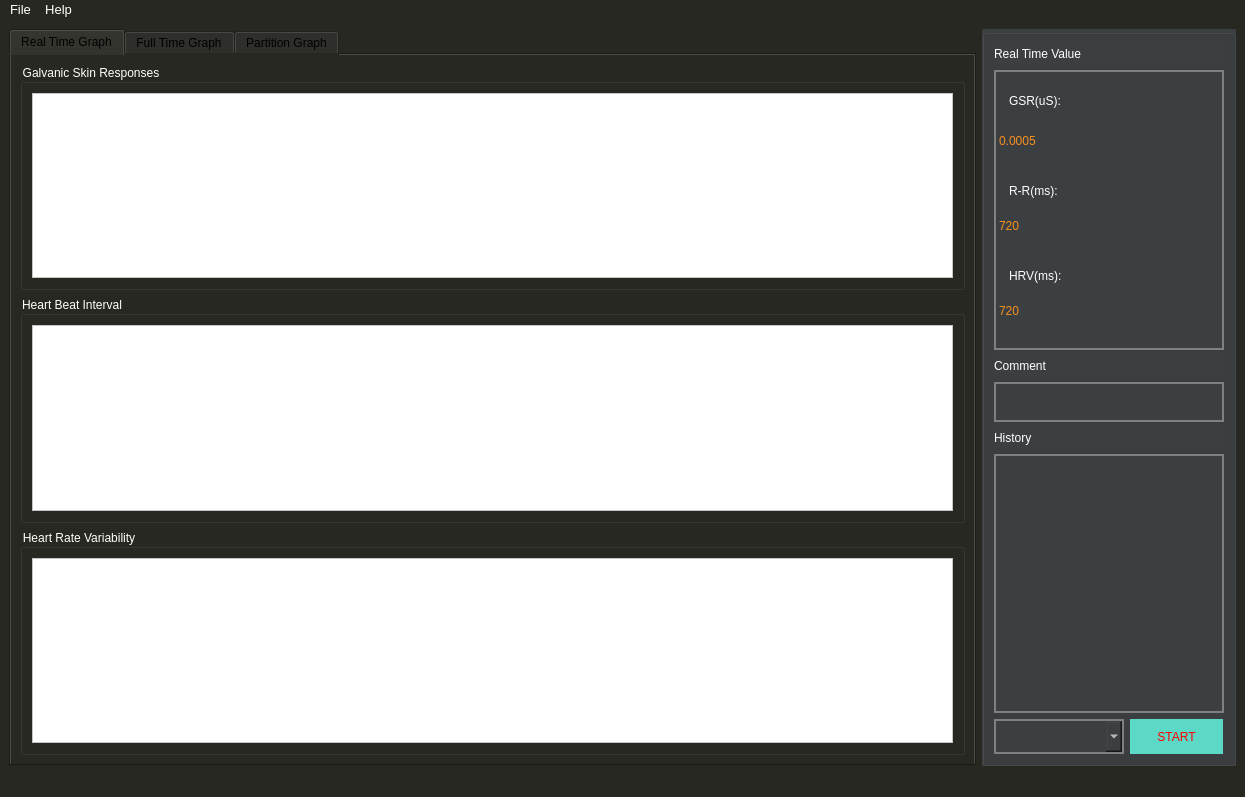
<?xml version="1.0" encoding="UTF-8"?>
<ui version="4.0">
 <class>MainWindow</class>
 <widget class="QMainWindow" name="MainWindow">
  <property name="geometry">
   <rect>
    <x>0</x>
    <y>0</y>
    <width>1245</width>
    <height>797</height>
   </rect>
  </property>
  <property name="windowTitle">
   <string>BioHumanFeedback</string>
  </property>
  <property name="styleSheet">
   <string notr="true">font: 9pt &quot;Segoe UI&quot;;background-color:rgb(39, 40, 34)</string>
  </property>
  <widget class="QWidget" name="centralwidget">
   <property name="minimumSize">
    <size>
     <width>1200</width>
     <height>720</height>
    </size>
   </property>
   <property name="font">
    <font>
     <family>Segoe UI</family>
     <pointsize>9</pointsize>
     <weight>50</weight>
     <italic>false</italic>
     <bold>false</bold>
    </font>
   </property>
   <layout class="QGridLayout" name="gridLayout">
    <item row="0" column="0">
     <widget class="QTabWidget" name="graph_tab">
      <property name="font">
       <font>
        <family>Segoe UI</family>
        <pointsize>9</pointsize>
        <weight>50</weight>
        <italic>false</italic>
        <bold>false</bold>
       </font>
      </property>
      <property name="autoFillBackground">
       <bool>false</bool>
      </property>
      <property name="styleSheet">
       <string notr="true">font: 9pt &quot;Segoe UI&quot;;background-color:rgb(39, 40, 34)</string>
      </property>
      <property name="currentIndex">
       <number>0</number>
      </property>
      <widget class="QWidget" name="real_time_tab">
       <attribute name="title">
        <string>Real Time Graph</string>
       </attribute>
       <layout class="QGridLayout" name="gridLayout_2">
        <item row="0" column="0">
         <layout class="QVBoxLayout" name="verticalLayout">
          <item>
           <widget class="QGroupBox" name="group_box_rtc_gsr">
            <property name="sizePolicy">
             <sizepolicy hsizetype="Expanding" vsizetype="Expanding">
              <horstretch>0</horstretch>
              <verstretch>0</verstretch>
             </sizepolicy>
            </property>
            <property name="minimumSize">
             <size>
              <width>910</width>
              <height>210</height>
             </size>
            </property>
            <property name="styleSheet">
             <string notr="true">color:white</string>
            </property>
            <property name="title">
             <string>Galvanic Skin Responses</string>
            </property>
            <layout class="QGridLayout" name="gridLayout_3">
             <item row="0" column="0">
              <widget class="QGraphicsView" name="rtc_graph_gsr">
               <property name="styleSheet">
                <string notr="true">background-color:white;</string>
               </property>
              </widget>
             </item>
            </layout>
           </widget>
          </item>
          <item>
           <widget class="QGroupBox" name="group_box_rtc_hr_interval">
            <property name="sizePolicy">
             <sizepolicy hsizetype="Expanding" vsizetype="Expanding">
              <horstretch>0</horstretch>
              <verstretch>0</verstretch>
             </sizepolicy>
            </property>
            <property name="minimumSize">
             <size>
              <width>910</width>
              <height>210</height>
             </size>
            </property>
            <property name="styleSheet">
             <string notr="true">color:white</string>
            </property>
            <property name="title">
             <string>Heart Beat Interval</string>
            </property>
            <layout class="QGridLayout" name="gridLayout_4">
             <item row="0" column="0">
              <widget class="QGraphicsView" name="rtc_graph_interval">
               <property name="styleSheet">
                <string notr="true">background-color:white;</string>
               </property>
              </widget>
             </item>
            </layout>
           </widget>
          </item>
          <item>
           <widget class="QGroupBox" name="group_box_rtc_hrv">
            <property name="sizePolicy">
             <sizepolicy hsizetype="Expanding" vsizetype="Expanding">
              <horstretch>0</horstretch>
              <verstretch>0</verstretch>
             </sizepolicy>
            </property>
            <property name="minimumSize">
             <size>
              <width>910</width>
              <height>210</height>
             </size>
            </property>
            <property name="styleSheet">
             <string notr="true">color:white</string>
            </property>
            <property name="title">
             <string>Heart Rate Variability</string>
            </property>
            <layout class="QGridLayout" name="gridLayout_5">
             <item row="0" column="0">
              <widget class="QGraphicsView" name="rtc_graph_hrv">
               <property name="styleSheet">
                <string notr="true">background-color:white;</string>
               </property>
              </widget>
             </item>
            </layout>
           </widget>
          </item>
         </layout>
        </item>
       </layout>
      </widget>
      <widget class="QWidget" name="full_time_tab">
       <attribute name="title">
        <string extracomment="full_time_tab">Full Time Graph</string>
       </attribute>
       <layout class="QGridLayout" name="gridLayout_8">
        <item row="0" column="0">
         <widget class="QStackedWidget" name="stackedWidget">
          <property name="minimumSize">
           <size>
            <width>940</width>
            <height>670</height>
           </size>
          </property>
          <property name="styleSheet">
           <string notr="true"/>
          </property>
          <property name="currentIndex">
           <number>0</number>
          </property>
          <widget class="QWidget" name="page_gsr">
           <layout class="QGridLayout" name="gridLayout_7">
            <item row="2" column="0" colspan="2">
             <widget class="QGraphicsView" name="full_graph_gsr">
              <property name="minimumSize">
               <size>
                <width>900</width>
                <height>566</height>
               </size>
              </property>
             </widget>
            </item>
            <item row="0" column="0">
             <widget class="QLabel" name="full_time_gsr_label">
              <property name="sizePolicy">
               <sizepolicy hsizetype="Fixed" vsizetype="Fixed">
                <horstretch>0</horstretch>
                <verstretch>0</verstretch>
               </sizepolicy>
              </property>
              <property name="styleSheet">
               <string notr="true">color:white;
font: 18pt &quot;MS Shell Dlg 2&quot;;</string>
              </property>
              <property name="text">
               <string>Galvanic Skin Responses</string>
              </property>
             </widget>
            </item>
            <item row="4" column="0">
             <widget class="QPushButton" name="next_gsr">
              <property name="sizePolicy">
               <sizepolicy hsizetype="Fixed" vsizetype="Fixed">
                <horstretch>0</horstretch>
                <verstretch>0</verstretch>
               </sizepolicy>
              </property>
              <property name="styleSheet">
               <string notr="true">color:white;
font: 10pt &quot;MS Shell Dlg 2&quot;;</string>
              </property>
              <property name="text">
               <string>&gt;&gt;</string>
              </property>
              <property name="flat">
               <bool>true</bool>
              </property>
             </widget>
            </item>
           </layout>
          </widget>
          <widget class="QWidget" name="page_interval">
           <layout class="QGridLayout" name="gridLayout_9">
            <item row="0" column="0">
             <widget class="QLabel" name="full_time_interval_label">
              <property name="sizePolicy">
               <sizepolicy hsizetype="Fixed" vsizetype="Fixed">
                <horstretch>0</horstretch>
                <verstretch>0</verstretch>
               </sizepolicy>
              </property>
              <property name="styleSheet">
               <string notr="true">color:white;
font: 18pt &quot;MS Shell Dlg 2&quot;;</string>
              </property>
              <property name="text">
               <string>Heart Beat Interval</string>
              </property>
             </widget>
            </item>
            <item row="1" column="0">
             <widget class="QGraphicsView" name="full_graph_interval">
              <property name="minimumSize">
               <size>
                <width>900</width>
                <height>566</height>
               </size>
              </property>
             </widget>
            </item>
            <item row="2" column="0">
             <widget class="QPushButton" name="next_interval">
              <property name="sizePolicy">
               <sizepolicy hsizetype="Fixed" vsizetype="Fixed">
                <horstretch>0</horstretch>
                <verstretch>0</verstretch>
               </sizepolicy>
              </property>
              <property name="styleSheet">
               <string notr="true">color:white;
font: 10pt &quot;MS Shell Dlg 2&quot;;</string>
              </property>
              <property name="text">
               <string>&gt;&gt;</string>
              </property>
              <property name="flat">
               <bool>true</bool>
              </property>
             </widget>
            </item>
           </layout>
          </widget>
          <widget class="QWidget" name="page_hrv">
           <layout class="QGridLayout" name="gridLayout_10">
            <item row="0" column="0">
             <widget class="QLabel" name="full_time_hrv">
              <property name="sizePolicy">
               <sizepolicy hsizetype="Fixed" vsizetype="Fixed">
                <horstretch>0</horstretch>
                <verstretch>0</verstretch>
               </sizepolicy>
              </property>
              <property name="styleSheet">
               <string notr="true">color:white;
font: 18pt &quot;MS Shell Dlg 2&quot;;</string>
              </property>
              <property name="text">
               <string>Heart Rate Variability</string>
              </property>
             </widget>
            </item>
            <item row="1" column="0">
             <widget class="QGraphicsView" name="full_graph_hrv">
              <property name="minimumSize">
               <size>
                <width>900</width>
                <height>566</height>
               </size>
              </property>
             </widget>
            </item>
            <item row="2" column="0">
             <widget class="QPushButton" name="next_hrv">
              <property name="sizePolicy">
               <sizepolicy hsizetype="Fixed" vsizetype="Fixed">
                <horstretch>0</horstretch>
                <verstretch>0</verstretch>
               </sizepolicy>
              </property>
              <property name="styleSheet">
               <string notr="true">color:white;
font: 10pt &quot;MS Shell Dlg 2&quot;;</string>
              </property>
              <property name="text">
               <string>&gt;&gt;</string>
              </property>
              <property name="flat">
               <bool>true</bool>
              </property>
             </widget>
            </item>
           </layout>
          </widget>
         </widget>
        </item>
       </layout>
      </widget>
      <widget class="QWidget" name="partition_tab">
       <attribute name="title">
        <string extracomment="partition_tab">Partition Graph</string>
       </attribute>
       <layout class="QGridLayout" name="gridLayout_17">
        <item row="0" column="0">
         <widget class="QStackedWidget" name="stackedWidget_partition">
          <property name="minimumSize">
           <size>
            <width>940</width>
            <height>670</height>
           </size>
          </property>
          <property name="currentIndex">
           <number>3</number>
          </property>
          <widget class="QWidget" name="page_video_1">
           <layout class="QGridLayout" name="gridLayout_14">
            <item row="0" column="0">
             <widget class="QLabel" name="label_video_1">
              <property name="sizePolicy">
               <sizepolicy hsizetype="Fixed" vsizetype="Fixed">
                <horstretch>0</horstretch>
                <verstretch>0</verstretch>
               </sizepolicy>
              </property>
              <property name="styleSheet">
               <string notr="true">color:white;
font: 18pt &quot;MS Shell Dlg 2&quot;;</string>
              </property>
              <property name="text">
               <string>VIDEO 1</string>
              </property>
             </widget>
            </item>
            <item row="1" column="0">
             <widget class="QGraphicsView" name="graph_video_1">
              <property name="minimumSize">
               <size>
                <width>900</width>
                <height>566</height>
               </size>
              </property>
             </widget>
            </item>
            <item row="2" column="0">
             <widget class="QPushButton" name="next_video_1">
              <property name="sizePolicy">
               <sizepolicy hsizetype="Fixed" vsizetype="Fixed">
                <horstretch>0</horstretch>
                <verstretch>0</verstretch>
               </sizepolicy>
              </property>
              <property name="styleSheet">
               <string notr="true">color:white;
font: 10pt &quot;MS Shell Dlg 2&quot;;</string>
              </property>
              <property name="text">
               <string>&gt;&gt;</string>
              </property>
              <property name="flat">
               <bool>true</bool>
              </property>
             </widget>
            </item>
           </layout>
          </widget>
          <widget class="QWidget" name="page_video_2">
           <layout class="QGridLayout" name="gridLayout_15">
            <item row="0" column="0">
             <widget class="QLabel" name="label_video_2">
              <property name="sizePolicy">
               <sizepolicy hsizetype="Fixed" vsizetype="Fixed">
                <horstretch>0</horstretch>
                <verstretch>0</verstretch>
               </sizepolicy>
              </property>
              <property name="styleSheet">
               <string notr="true">color:white;
font: 18pt &quot;MS Shell Dlg 2&quot;;</string>
              </property>
              <property name="text">
               <string>VIDEO 2</string>
              </property>
             </widget>
            </item>
            <item row="1" column="0">
             <widget class="QGraphicsView" name="graph_video_2">
              <property name="minimumSize">
               <size>
                <width>900</width>
                <height>566</height>
               </size>
              </property>
             </widget>
            </item>
            <item row="2" column="0">
             <widget class="QPushButton" name="next_video_2">
              <property name="sizePolicy">
               <sizepolicy hsizetype="Fixed" vsizetype="Fixed">
                <horstretch>0</horstretch>
                <verstretch>0</verstretch>
               </sizepolicy>
              </property>
              <property name="styleSheet">
               <string notr="true">color:white;
font: 10pt &quot;MS Shell Dlg 2&quot;;</string>
              </property>
              <property name="text">
               <string>&gt;&gt;</string>
              </property>
              <property name="flat">
               <bool>true</bool>
              </property>
             </widget>
            </item>
           </layout>
          </widget>
          <widget class="QWidget" name="page_video_3">
           <layout class="QGridLayout" name="gridLayout_16">
            <item row="0" column="0">
             <widget class="QLabel" name="label_video_3">
              <property name="sizePolicy">
               <sizepolicy hsizetype="Fixed" vsizetype="Fixed">
                <horstretch>0</horstretch>
                <verstretch>0</verstretch>
               </sizepolicy>
              </property>
              <property name="styleSheet">
               <string notr="true">color:white;
font: 18pt &quot;MS Shell Dlg 2&quot;;</string>
              </property>
              <property name="text">
               <string>VIDEO 3</string>
              </property>
             </widget>
            </item>
            <item row="1" column="0">
             <widget class="QGraphicsView" name="graph_video_3">
              <property name="minimumSize">
               <size>
                <width>900</width>
                <height>566</height>
               </size>
              </property>
             </widget>
            </item>
            <item row="2" column="0">
             <widget class="QPushButton" name="next_video_3">
              <property name="sizePolicy">
               <sizepolicy hsizetype="Fixed" vsizetype="Fixed">
                <horstretch>0</horstretch>
                <verstretch>0</verstretch>
               </sizepolicy>
              </property>
              <property name="styleSheet">
               <string notr="true">color:white;
font: 10pt &quot;MS Shell Dlg 2&quot;;</string>
              </property>
              <property name="text">
               <string>&gt;&gt;</string>
              </property>
              <property name="flat">
               <bool>true</bool>
              </property>
             </widget>
            </item>
           </layout>
          </widget>
          <widget class="QWidget" name="page_video_4">
           <layout class="QGridLayout" name="gridLayout_18">
            <item row="0" column="0">
             <widget class="QLabel" name="label_video_4">
              <property name="sizePolicy">
               <sizepolicy hsizetype="Fixed" vsizetype="Fixed">
                <horstretch>0</horstretch>
                <verstretch>0</verstretch>
               </sizepolicy>
              </property>
              <property name="styleSheet">
               <string notr="true">color:white;
font: 18pt &quot;MS Shell Dlg 2&quot;;</string>
              </property>
              <property name="text">
               <string>VIDEO 4</string>
              </property>
             </widget>
            </item>
            <item row="1" column="0">
             <widget class="QGraphicsView" name="graph_video_4">
              <property name="minimumSize">
               <size>
                <width>900</width>
                <height>566</height>
               </size>
              </property>
             </widget>
            </item>
            <item row="2" column="0">
             <widget class="QPushButton" name="next_video_4">
              <property name="sizePolicy">
               <sizepolicy hsizetype="Fixed" vsizetype="Fixed">
                <horstretch>0</horstretch>
                <verstretch>0</verstretch>
               </sizepolicy>
              </property>
              <property name="styleSheet">
               <string notr="true">color:white;
font: 10pt &quot;MS Shell Dlg 2&quot;;</string>
              </property>
              <property name="text">
               <string>&gt;&gt;</string>
              </property>
              <property name="flat">
               <bool>true</bool>
              </property>
             </widget>
            </item>
           </layout>
          </widget>
         </widget>
        </item>
       </layout>
      </widget>
     </widget>
    </item>
    <item row="0" column="1">
     <widget class="QGroupBox" name="groupBox">
      <property name="sizePolicy">
       <sizepolicy hsizetype="Fixed" vsizetype="Preferred">
        <horstretch>0</horstretch>
        <verstretch>0</verstretch>
       </sizepolicy>
      </property>
      <property name="minimumSize">
       <size>
        <width>250</width>
        <height>0</height>
       </size>
      </property>
      <property name="styleSheet">
       <string notr="true">background-color:rgb(60,63,65);color:white</string>
      </property>
      <property name="title">
       <string/>
      </property>
      <layout class="QGridLayout" name="gridLayout_6">
       <item row="0" column="0" colspan="2">
        <widget class="QLabel" name="label_rtc">
         <property name="sizePolicy">
          <sizepolicy hsizetype="Fixed" vsizetype="Fixed">
           <horstretch>0</horstretch>
           <verstretch>0</verstretch>
          </sizepolicy>
         </property>
         <property name="minimumSize">
          <size>
           <width>230</width>
           <height>20</height>
          </size>
         </property>
         <property name="styleSheet">
          <string notr="true">font: 11pt &quot;MS Shell Dlg 2&quot;;</string>
         </property>
         <property name="text">
          <string>Real Time Value</string>
         </property>
        </widget>
       </item>
       <item row="1" column="0" colspan="2">
        <widget class="QGroupBox" name="group_box_value">
         <property name="sizePolicy">
          <sizepolicy hsizetype="Fixed" vsizetype="Fixed">
           <horstretch>0</horstretch>
           <verstretch>0</verstretch>
          </sizepolicy>
         </property>
         <property name="minimumSize">
          <size>
           <width>230</width>
           <height>280</height>
          </size>
         </property>
         <property name="maximumSize">
          <size>
           <width>230</width>
           <height>280</height>
          </size>
         </property>
         <property name="styleSheet">
          <string notr="true">background-color:rgb(60,63,65);color:white;border: 2px solid gray;</string>
         </property>
         <property name="title">
          <string/>
         </property>
         <widget class="QLabel" name="var_gsr">
          <property name="geometry">
           <rect>
            <x>5</x>
            <y>45</y>
            <width>221</width>
            <height>51</height>
           </rect>
          </property>
          <property name="styleSheet">
           <string notr="true">background-color:rgb(60,63,65);color:rgb(247,145,30);border: 0px solid gray;
font: 75 30pt &quot;Tahoma&quot;;</string>
          </property>
          <property name="text">
           <string>0.0005</string>
          </property>
         </widget>
         <widget class="QLabel" name="label_gsr">
          <property name="geometry">
           <rect>
            <x>15</x>
            <y>15</y>
            <width>116</width>
            <height>31</height>
           </rect>
          </property>
          <property name="styleSheet">
           <string notr="true">background-color:rgb(60,63,65);color:white;border: 0px solid gray;
font: 75 12pt &quot;Tahoma&quot;;</string>
          </property>
          <property name="text">
           <string>GSR(uS):</string>
          </property>
         </widget>
         <widget class="QLabel" name="label_interval">
          <property name="geometry">
           <rect>
            <x>15</x>
            <y>105</y>
            <width>116</width>
            <height>31</height>
           </rect>
          </property>
          <property name="styleSheet">
           <string notr="true">background-color:rgb(60,63,65);color:white;border: 0px solid gray;
font: 75 12pt &quot;Tahoma&quot;;</string>
          </property>
          <property name="text">
           <string>R-R(ms):</string>
          </property>
         </widget>
         <widget class="QLabel" name="var_interval">
          <property name="geometry">
           <rect>
            <x>5</x>
            <y>130</y>
            <width>221</width>
            <height>51</height>
           </rect>
          </property>
          <property name="styleSheet">
           <string notr="true">background-color:rgb(60,63,65);color:rgb(247,145,30);border: 0px solid gray;
font: 75 30pt &quot;Tahoma&quot;;</string>
          </property>
          <property name="text">
           <string>720</string>
          </property>
         </widget>
         <widget class="QLabel" name="label_hrv">
          <property name="geometry">
           <rect>
            <x>15</x>
            <y>190</y>
            <width>116</width>
            <height>31</height>
           </rect>
          </property>
          <property name="styleSheet">
           <string notr="true">background-color:rgb(60,63,65);color:white;border: 0px solid gray;
font: 75 12pt &quot;Tahoma&quot;;</string>
          </property>
          <property name="text">
           <string>HRV(ms):</string>
          </property>
         </widget>
         <widget class="QLabel" name="var_hrv">
          <property name="geometry">
           <rect>
            <x>5</x>
            <y>215</y>
            <width>221</width>
            <height>51</height>
           </rect>
          </property>
          <property name="styleSheet">
           <string notr="true">background-color:rgb(60,63,65);color:rgb(247,145,30);border: 0px solid gray;
font: 75 30pt &quot;Tahoma&quot;;</string>
          </property>
          <property name="text">
           <string>720</string>
          </property>
         </widget>
        </widget>
       </item>
       <item row="2" column="0" colspan="2">
        <widget class="QLabel" name="label_comment">
         <property name="sizePolicy">
          <sizepolicy hsizetype="Fixed" vsizetype="Fixed">
           <horstretch>0</horstretch>
           <verstretch>0</verstretch>
          </sizepolicy>
         </property>
         <property name="minimumSize">
          <size>
           <width>230</width>
           <height>20</height>
          </size>
         </property>
         <property name="styleSheet">
          <string notr="true">font: 11pt &quot;MS Shell Dlg 2&quot;;</string>
         </property>
         <property name="text">
          <string>Comment</string>
         </property>
        </widget>
       </item>
       <item row="3" column="0" colspan="2">
        <widget class="QTextEdit" name="comment_entry">
         <property name="sizePolicy">
          <sizepolicy hsizetype="Fixed" vsizetype="Fixed">
           <horstretch>0</horstretch>
           <verstretch>0</verstretch>
          </sizepolicy>
         </property>
         <property name="minimumSize">
          <size>
           <width>230</width>
           <height>40</height>
          </size>
         </property>
         <property name="maximumSize">
          <size>
           <width>230</width>
           <height>40</height>
          </size>
         </property>
         <property name="styleSheet">
          <string notr="true">background-color:rgb(60,63,65);color:white;border: 2px solid gray;
font: 10pt &quot;MS Shell Dlg 2&quot;;</string>
         </property>
        </widget>
       </item>
       <item row="4" column="0" colspan="2">
        <widget class="QLabel" name="label_history">
         <property name="sizePolicy">
          <sizepolicy hsizetype="Fixed" vsizetype="Fixed">
           <horstretch>0</horstretch>
           <verstretch>0</verstretch>
          </sizepolicy>
         </property>
         <property name="minimumSize">
          <size>
           <width>230</width>
           <height>20</height>
          </size>
         </property>
         <property name="styleSheet">
          <string notr="true">font: 11pt &quot;MS Shell Dlg 2&quot;;</string>
         </property>
         <property name="text">
          <string>History</string>
         </property>
        </widget>
       </item>
       <item row="5" column="0" colspan="2">
        <widget class="QTextBrowser" name="history">
         <property name="sizePolicy">
          <sizepolicy hsizetype="Fixed" vsizetype="Expanding">
           <horstretch>0</horstretch>
           <verstretch>0</verstretch>
          </sizepolicy>
         </property>
         <property name="minimumSize">
          <size>
           <width>230</width>
           <height>200</height>
          </size>
         </property>
         <property name="styleSheet">
          <string notr="true">background-color:rgb(60,63,65);color:white;border: 2px solid gray;
font: 10pt &quot;MS Shell Dlg 2&quot;;</string>
         </property>
        </widget>
       </item>
       <item row="6" column="0">
        <widget class="QComboBox" name="port">
         <property name="sizePolicy">
          <sizepolicy hsizetype="Fixed" vsizetype="Fixed">
           <horstretch>0</horstretch>
           <verstretch>0</verstretch>
          </sizepolicy>
         </property>
         <property name="minimumSize">
          <size>
           <width>130</width>
           <height>35</height>
          </size>
         </property>
         <property name="maximumSize">
          <size>
           <width>130</width>
           <height>35</height>
          </size>
         </property>
         <property name="styleSheet">
          <string notr="true">background-color:rgb(60,63,65);color:white;border: 2px solid gray;
font: 10pt &quot;MS Shell Dlg 2&quot;;</string>
         </property>
        </widget>
       </item>
       <item row="6" column="1">
        <widget class="QPushButton" name="button_start">
         <property name="sizePolicy">
          <sizepolicy hsizetype="Fixed" vsizetype="Fixed">
           <horstretch>0</horstretch>
           <verstretch>0</verstretch>
          </sizepolicy>
         </property>
         <property name="minimumSize">
          <size>
           <width>93</width>
           <height>35</height>
          </size>
         </property>
         <property name="mouseTracking">
          <bool>false</bool>
         </property>
         <property name="focusPolicy">
          <enum>Qt::WheelFocus</enum>
         </property>
         <property name="styleSheet">
          <string notr="true">background-color:rgb(91,216,198);color:red
;border: 2px ;font: 75 11pt &quot;MS Shell Dlg 2&quot;;</string>
         </property>
         <property name="text">
          <string>START</string>
         </property>
         <property name="checkable">
          <bool>false</bool>
         </property>
         <property name="autoDefault">
          <bool>false</bool>
         </property>
         <property name="flat">
          <bool>false</bool>
         </property>
        </widget>
       </item>
      </layout>
     </widget>
    </item>
   </layout>
  </widget>
  <widget class="QMenuBar" name="menubar">
   <property name="geometry">
    <rect>
     <x>0</x>
     <y>0</y>
     <width>1245</width>
     <height>29</height>
    </rect>
   </property>
   <property name="font">
    <font>
     <family>Segoe UI</family>
     <pointsize>10</pointsize>
     <weight>50</weight>
     <italic>false</italic>
     <bold>false</bold>
    </font>
   </property>
   <property name="layoutDirection">
    <enum>Qt::LeftToRight</enum>
   </property>
   <property name="autoFillBackground">
    <bool>false</bool>
   </property>
   <property name="styleSheet">
    <string notr="true">font: 10pt &quot;Segoe UI&quot;;background-color:rgb(39, 40, 34);color:white</string>
   </property>
   <widget class="QMenu" name="menuFile">
    <property name="title">
     <string>File</string>
    </property>
    <addaction name="actionNew_File"/>
    <addaction name="actionSave_As"/>
    <addaction name="actionLoad_File"/>
    <addaction name="separator"/>
    <addaction name="actionExit"/>
   </widget>
   <widget class="QMenu" name="menuHelp">
    <property name="title">
     <string>Help</string>
    </property>
   </widget>
   <addaction name="menuFile"/>
   <addaction name="menuHelp"/>
  </widget>
  <widget class="QStatusBar" name="statusbar"/>
  <action name="actionNew_File">
   <property name="text">
    <string>New File</string>
   </property>
  </action>
  <action name="actionSave_As">
   <property name="text">
    <string>Save As</string>
   </property>
  </action>
  <action name="actionLoad_File">
   <property name="text">
    <string>Load File</string>
   </property>
  </action>
  <action name="actionExit">
   <property name="text">
    <string>Exit</string>
   </property>
  </action>
 </widget>
 <resources/>
 <connections/>
</ui>
